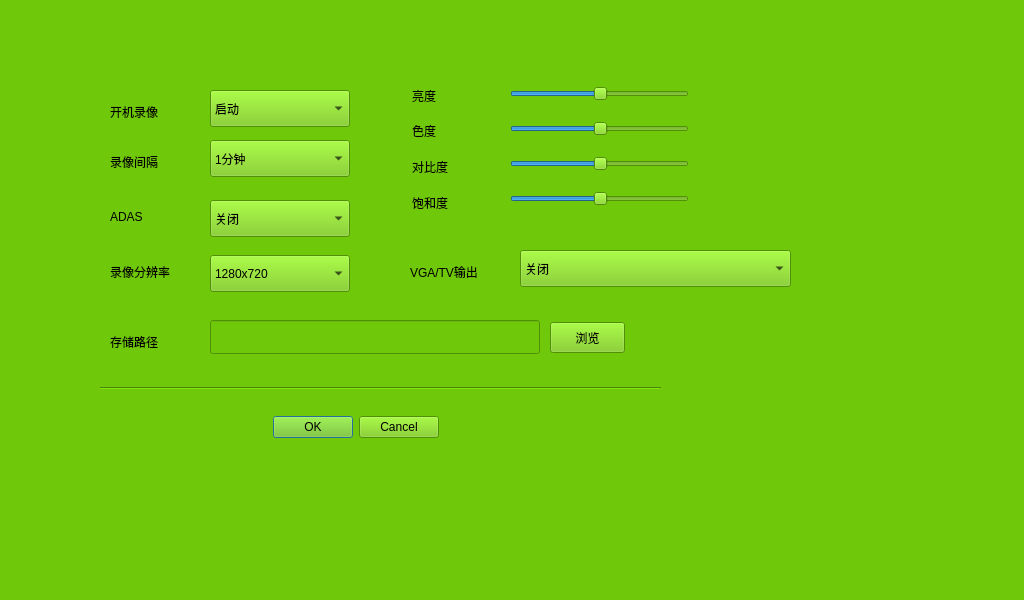
<?xml version="1.0" encoding="UTF-8"?>
<ui version="4.0">
 <class>frm_imageSettings</class>
 <widget class="QWidget" name="frm_imageSettings">
  <property name="windowModality">
   <enum>Qt::WindowModal</enum>
  </property>
  <property name="geometry">
   <rect>
    <x>0</x>
    <y>0</y>
    <width>1024</width>
    <height>600</height>
   </rect>
  </property>
  <property name="windowTitle">
   <string>图像设置</string>
  </property>
  <property name="styleSheet">
   <string notr="true">font: 12pt &quot;WenQuanYi Zen Hei&quot;;
background-color: rgb(112, 200, 11);</string>
  </property>
  <widget class="QDialogButtonBox" name="buttonBox">
   <property name="geometry">
    <rect>
     <x>250</x>
     <y>410</y>
     <width>189</width>
     <height>34</height>
    </rect>
   </property>
   <property name="standardButtons">
    <set>QDialogButtonBox::Cancel|QDialogButtonBox::Ok</set>
   </property>
  </widget>
  <widget class="QLabel" name="label_3">
   <property name="geometry">
    <rect>
     <x>412</x>
     <y>81</y>
     <width>80</width>
     <height>29</height>
    </rect>
   </property>
   <property name="text">
    <string>亮度</string>
   </property>
  </widget>
  <widget class="QLabel" name="label_4">
   <property name="geometry">
    <rect>
     <x>412</x>
     <y>116</y>
     <width>80</width>
     <height>29</height>
    </rect>
   </property>
   <property name="text">
    <string>色度</string>
   </property>
  </widget>
  <widget class="QLabel" name="label_6">
   <property name="geometry">
    <rect>
     <x>110</x>
     <y>150</y>
     <width>100</width>
     <height>24</height>
    </rect>
   </property>
   <property name="text">
    <string>录像间隔</string>
   </property>
  </widget>
  <widget class="QLabel" name="label_9">
   <property name="geometry">
    <rect>
     <x>110</x>
     <y>100</y>
     <width>100</width>
     <height>24</height>
    </rect>
   </property>
   <property name="text">
    <string>开机录像</string>
   </property>
  </widget>
  <widget class="QLabel" name="label_10">
   <property name="geometry">
    <rect>
     <x>110</x>
     <y>205</y>
     <width>100</width>
     <height>24</height>
    </rect>
   </property>
   <property name="text">
    <string>ADAS</string>
   </property>
  </widget>
  <widget class="QLabel" name="label_13">
   <property name="geometry">
    <rect>
     <x>412</x>
     <y>152</y>
     <width>80</width>
     <height>29</height>
    </rect>
   </property>
   <property name="text">
    <string>对比度</string>
   </property>
  </widget>
  <widget class="QLabel" name="label_14">
   <property name="geometry">
    <rect>
     <x>412</x>
     <y>188</y>
     <width>80</width>
     <height>29</height>
    </rect>
   </property>
   <property name="text">
    <string>饱和度</string>
   </property>
  </widget>
  <widget class="QSlider" name="horizontalSlider">
   <property name="geometry">
    <rect>
     <x>510</x>
     <y>85</y>
     <width>179</width>
     <height>17</height>
    </rect>
   </property>
   <property name="value">
    <number>50</number>
   </property>
   <property name="orientation">
    <enum>Qt::Horizontal</enum>
   </property>
  </widget>
  <widget class="QSlider" name="horizontalSlider_2">
   <property name="geometry">
    <rect>
     <x>510</x>
     <y>120</y>
     <width>179</width>
     <height>17</height>
    </rect>
   </property>
   <property name="value">
    <number>50</number>
   </property>
   <property name="orientation">
    <enum>Qt::Horizontal</enum>
   </property>
  </widget>
  <widget class="QSlider" name="horizontalSlider_3">
   <property name="geometry">
    <rect>
     <x>510</x>
     <y>155</y>
     <width>179</width>
     <height>17</height>
    </rect>
   </property>
   <property name="value">
    <number>50</number>
   </property>
   <property name="orientation">
    <enum>Qt::Horizontal</enum>
   </property>
  </widget>
  <widget class="QSlider" name="horizontalSlider_4">
   <property name="geometry">
    <rect>
     <x>510</x>
     <y>190</y>
     <width>179</width>
     <height>17</height>
    </rect>
   </property>
   <property name="value">
    <number>50</number>
   </property>
   <property name="orientation">
    <enum>Qt::Horizontal</enum>
   </property>
  </widget>
  <widget class="QComboBox" name="comboBox_3">
   <property name="geometry">
    <rect>
     <x>210</x>
     <y>90</y>
     <width>140</width>
     <height>37</height>
    </rect>
   </property>
   <property name="layoutDirection">
    <enum>Qt::LeftToRight</enum>
   </property>
   <property name="currentIndex">
    <number>1</number>
   </property>
   <item>
    <property name="text">
     <string>关闭</string>
    </property>
   </item>
   <item>
    <property name="text">
     <string>启动</string>
    </property>
   </item>
  </widget>
  <widget class="QComboBox" name="comboBox_4">
   <property name="geometry">
    <rect>
     <x>210</x>
     <y>140</y>
     <width>140</width>
     <height>37</height>
    </rect>
   </property>
   <property name="layoutDirection">
    <enum>Qt::LeftToRight</enum>
   </property>
   <item>
    <property name="text">
     <string>1分钟</string>
    </property>
   </item>
   <item>
    <property name="text">
     <string>3分钟</string>
    </property>
   </item>
   <item>
    <property name="text">
     <string>5分钟</string>
    </property>
   </item>
  </widget>
  <widget class="QComboBox" name="comboBox_5">
   <property name="geometry">
    <rect>
     <x>210</x>
     <y>200</y>
     <width>140</width>
     <height>37</height>
    </rect>
   </property>
   <property name="layoutDirection">
    <enum>Qt::LeftToRight</enum>
   </property>
   <item>
    <property name="text">
     <string>关闭</string>
    </property>
   </item>
   <item>
    <property name="text">
     <string>启动</string>
    </property>
   </item>
  </widget>
  <widget class="Line" name="line">
   <property name="geometry">
    <rect>
     <x>100</x>
     <y>380</y>
     <width>561</width>
     <height>16</height>
    </rect>
   </property>
   <property name="orientation">
    <enum>Qt::Horizontal</enum>
   </property>
  </widget>
  <widget class="QComboBox" name="comboBox_6">
   <property name="geometry">
    <rect>
     <x>210</x>
     <y>255</y>
     <width>140</width>
     <height>37</height>
    </rect>
   </property>
   <property name="layoutDirection">
    <enum>Qt::LeftToRight</enum>
   </property>
   <item>
    <property name="text">
     <string>1280x720</string>
    </property>
   </item>
   <item>
    <property name="text">
     <string>640x480</string>
    </property>
   </item>
  </widget>
  <widget class="QLabel" name="label_11">
   <property name="geometry">
    <rect>
     <x>110</x>
     <y>260</y>
     <width>100</width>
     <height>24</height>
    </rect>
   </property>
   <property name="text">
    <string>录像分辨率</string>
   </property>
  </widget>
  <widget class="QComboBox" name="comboBox_7">
   <property name="geometry">
    <rect>
     <x>520</x>
     <y>250</y>
     <width>271</width>
     <height>37</height>
    </rect>
   </property>
   <property name="layoutDirection">
    <enum>Qt::LeftToRight</enum>
   </property>
   <item>
    <property name="text">
     <string>关闭</string>
    </property>
   </item>
   <item>
    <property name="text">
     <string>HDMI_1080P60Hz</string>
    </property>
   </item>
   <item>
    <property name="text">
     <string>HDMI_1080P50Hz</string>
    </property>
   </item>
   <item>
    <property name="text">
     <string>HDMI_720P60Hz</string>
    </property>
   </item>
   <item>
    <property name="text">
     <string>HDMI_720P50Hz</string>
    </property>
   </item>
   <item>
    <property name="text">
     <string>VGA</string>
    </property>
   </item>
   <item>
    <property name="text">
     <string>TV_NTSC</string>
    </property>
   </item>
   <item>
    <property name="text">
     <string>TV_PAL</string>
    </property>
   </item>
  </widget>
  <widget class="QLabel" name="label_12">
   <property name="geometry">
    <rect>
     <x>410</x>
     <y>260</y>
     <width>100</width>
     <height>24</height>
    </rect>
   </property>
   <property name="text">
    <string>VGA/TV输出</string>
   </property>
  </widget>
  <widget class="QLineEdit" name="lineEdit_3">
   <property name="geometry">
    <rect>
     <x>210</x>
     <y>320</y>
     <width>330</width>
     <height>34</height>
    </rect>
   </property>
   <property name="dragEnabled">
    <bool>false</bool>
   </property>
   <property name="readOnly">
    <bool>true</bool>
   </property>
  </widget>
  <widget class="QLabel" name="label_2">
   <property name="geometry">
    <rect>
     <x>110</x>
     <y>330</y>
     <width>90</width>
     <height>24</height>
    </rect>
   </property>
   <property name="text">
    <string>存储路径</string>
   </property>
  </widget>
  <widget class="QPushButton" name="pushButton">
   <property name="geometry">
    <rect>
     <x>550</x>
     <y>322</y>
     <width>75</width>
     <height>31</height>
    </rect>
   </property>
   <property name="text">
    <string>浏览</string>
   </property>
  </widget>
 </widget>
 <resources/>
 <connections/>
</ui>
